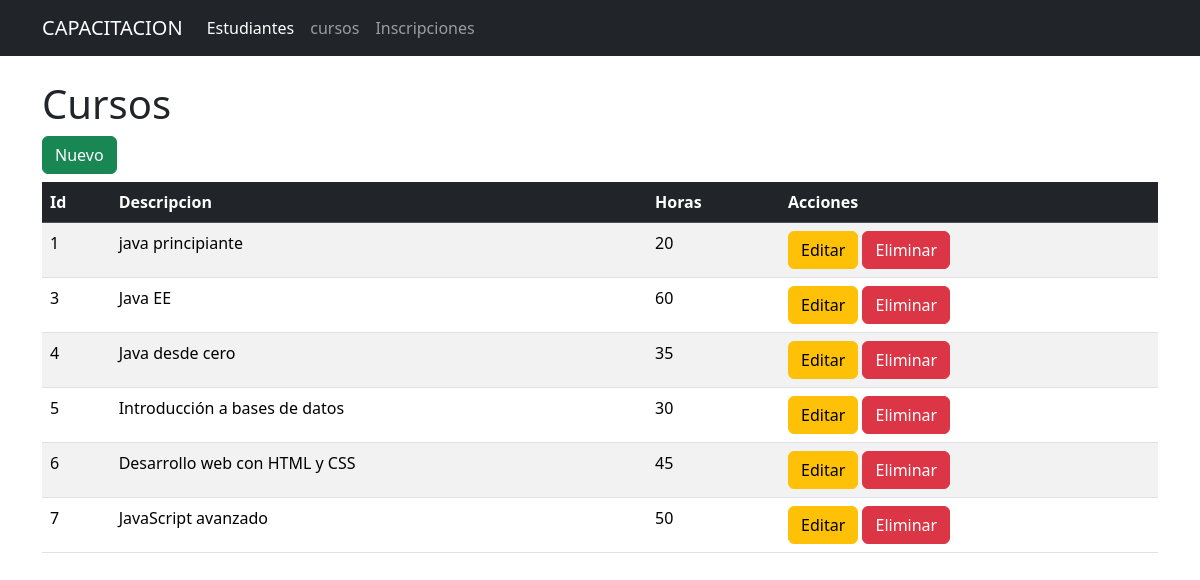
Page /cursos on the committed database.
### tables this page shows
CREATE TABLE cursos (
        id INTEGER PRIMARY KEY,
        descripcion TEXT NOT NULL,
        horas INTEGER NOT NULL
    );

### app.py (the view)
@app.route("/cursos")
def cursos():
    conn = get_db_connection()
    cursos = conn.execute('SELECT * FROM cursos').fetchall()
    conn.close()
    return render_template('cursos.html',cursos=cursos)

### app.py (called while the page is built)
def get_db_connection():
    conn = sqlite3.connect("instituto.db")
    conn.row_factory = sqlite3.Row
    return conn

### templates/cursos.html
{% extends "base.html" %}
{% block content %}
<h1>Cursos</h1>
<a href="{{url_for('nuevo_curso')}}" class="btn btn-success mb-2">Nuevo</a>
<table class= "table table-striped table-hover" >
    <thead class="table-dark">
        <tr>
            <th>Id</th>
            <th>Descripcion</th>
            <th>Horas</th>
            <th>Acciones</th>
        </tr>
    </thead>
    <tbody>
        {% for item in cursos %}
        <tr>
            <td>{{ item.id }}</td>
            <td>{{ item.descripcion }}</td>
            <td>{{ item.horas }}</td>
            <td>
                <a href="{{ url_for('editar_curso',id=item.id)}}" class="btn btn-warning">Editar</a>
                <a href="{{ url_for('eliminar_curso',id=item.id) }}" class="btn btn-danger" onclick="return(confirm('Esta seguro ??'))">Eliminar</a>
            </td>
        </tr>
        {% endfor %}
    </tbody>
</table>
{% endblock %}

### templates/base.html (shortened to what this page needs)
<!doctype html>
<html lang="es">
  <head>
    <link href="https://cdn.jsdelivr.net/npm/bootstrap@5.3.8/dist/css/bootstrap.min.css" rel="stylesheet">
  </head>
  <body>
    <nav class="navbar navbar-expand-lg navbar-dark bg-dark">
  <div class="container">
    <a class="navbar-brand" href="#">CAPACITACION</a>
    <div class="collapse navbar-collapse" id="navbarNavAltMarkup">
      <div class="navbar-nav">
        <a class="nav-link active" aria-current="page" href="{{ url_for('estudiantes')}}">Estudiantes</a>
        <a class="nav-link" href=" {{ url_for('cursos') }}">cursos</a>
        <a class="nav-link" href="{{ url_for('inscripciones')}}">Inscripciones</a>
      </div>
    </div>
  </div>
</nav>
<div class="container mt-4">
    {% block content %}
    {% endblock %}
  </body>
</html>

### rows in the picture
cursos: id "1", descripcion "java principiante", horas "20"
cursos: id "3", descripcion "Java EE", horas "60"
cursos: id "4", descripcion "Java desde cero", horas "35"
cursos: id "5", descripcion "Introducción a bases de datos", horas "30"
cursos: id "6", descripcion "Desarrollo web con HTML y CSS", horas "45"
cursos: id "7", descripcion "JavaScript avanzado", horas "50"
